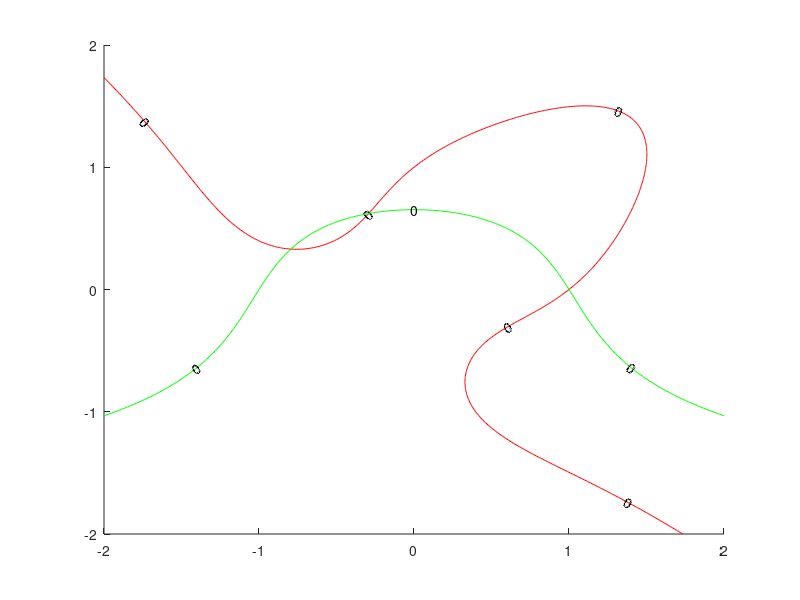

Recreate this plot in MATLAB. (Note: this script raises an error after producing the figure.)
figure; hold on;

f1 = @(x,y) x.^5 + y.^5 - 5.*x.*y - 1;
f2 = @(x,y) x.^2 + y .* exp(y.^2) - 1;

[X, Y] = meshgrid(-2:0.01:2, -2:0.01:2);
Z = f1(X,Y);
contour(X, Y, Z, [0,0],'ShowText','on','LineColor','r');
Z = f2(X,Y);
contour(X, Y, Z, [0,0],'ShowText','on','LineColor', 'g');

x0 = [0.5; -0.5];
optix = [1;0];
out = navadna_iteracija(x0, 10^-5, 10, optix);
plot(out(1,:), out(2,:), 'm');
out(:, end)

[~, V] = eig(J(x0));
if (max(max(abs(V)))>=1)
    fprintf('Pogoj spektralnega radija ni izpolnjen\n');
else
    fprintf('Pogoj spektralnega radija je izpolnjen\n');
end

out = newt(x0, 10^-5, 10, optix);
out(:, end)

plot(out(1,:), out(2,:), 'b');

function out = f(in)
    x = in(1);
    y = in(2);
    
    out = [x.^5 + y.^5 - 5.*x.*y - 1; 
           x.^2 + y .* exp(y.^2) - 1];
end

function out = g(in)
    syms x y
    g1 = nthroot(1 + 5.*x.*y - y.^5, 5);
    g2 = (1-x.^2)/exp(y.^2);
    
    out = [g1; g2];
    out = subs(out, x, in(1));
    out = subs(out, y, in(2));    
end


function x = navadna_iteracija(x0, tol, maxiter, optix)
    x = zeros(size(x0,1), maxiter+1);
    x(:,1)=x0;
    for n = 1:maxiter
        x(:, n+1) = g(x(:,n))';
        if abs(norm(x(:,n+1),2) - norm(optix,2)) < tol
            x = x(:,1:n+1);
            return
        end
    end
    warning('Napaka - najvecje dovoljeno stevilo korakov');
end

function out = J(in)
    x = in(1);
    y = in(2);

    out = [ 5.*x^4 - 5.*y,  5.*y^4 - 5.*x;
            2.*x,  (2*y^2+1).* exp(y.^2)];
end

function [it, n] = newt(x0, tol, maxiter, optix)
    it = zeros(size(x0,1), maxiter);
    it(:,1) = x0;

    for n = 1:maxiter
        dit = linsolve(J(it(:,n)),-f(it(:,n)));
        it(:,n+1) = it(:,n) + dit;
        if abs(norm(it(:,n+1),2)-norm(optix,2)) < tol
            it = it(:,1:n+1);
            return
        end
    end
    warning('Napaka - najvecje dovoljeno stevilo korakov');
end
